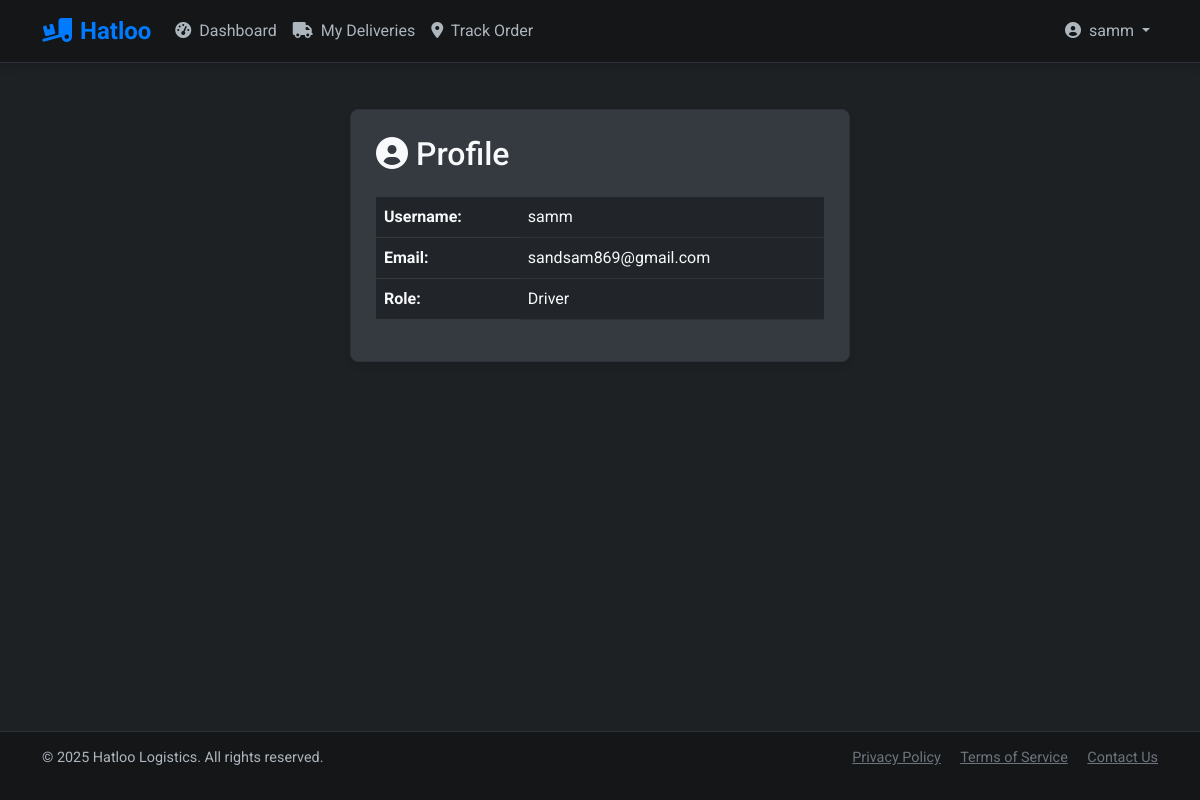
Screenshot of /auth/profile (signed in) with the database file from the repository.
### models.py (models this page shows, shortened)
class User(UserMixin, db.Model):
    id = db.Column(db.Integer, primary_key=True)
    username = db.Column(db.String(64), unique=True, nullable=False)
    email = db.Column(db.String(120), unique=True, nullable=False)
    password_hash = db.Column(db.String(256), nullable=False)
    role = db.Column(db.String(20), nullable=False, default=ROLE_CUSTOMER)
    created_at = db.Column(db.DateTime, default=datetime.utcnow)
    orders = db.relationship('Order', backref='customer', lazy='dynamic',
                            foreign_keys='Order.customer_id')
    def is_admin(self):
        return self.role == ROLE_ADMIN
    def is_driver(self):
        return self.role == ROLE_DRIVER

### routes/auth.py (the view)
@auth_bp.route('/profile')
@login_required
def profile():
    return render_template('auth/profile.html', user=current_user)

### templates/auth/profile.html (shortened to what this page needs)
{% extends "layout.html" %}
{% block content %}
<div class="content-card" style="max-width: 500px; margin: 0 auto;">
    <h2 class="mb-4"><i class="fas fa-user-circle me-2"></i>Profile</h2>
    <table class="table table-dark">
        <tr>
            <th>Username:</th>
            <td>{{ user.username }}</td>
        </tr>
        <tr>
            <th>Email:</th>
            <td>{{ user.email }}</td>
        </tr>
        <tr>
            <th>Role:</th>
            <td>{{ user.role|capitalize }}</td>
        </tr>
    </table>
</div>
{% endblock %}

### templates/layout.html (shortened to what this page needs)
<!DOCTYPE html>
<html lang="en">
<head>
    <link href="https://cdn.jsdelivr.net/npm/bootstrap@5.2.3/dist/css/bootstrap.min.css" rel="stylesheet">
    <link href="https://cdnjs.cloudflare.com/ajax/libs/font-awesome/6.0.0/css/all.min.css" rel="stylesheet">
    <link rel="stylesheet" href="https://unpkg.com/leaflet@1.7.1/dist/leaflet.css" />
    <link rel="stylesheet" href="{{ url_for('static', filename='css/style.css') }}">
</head>
<body class="dark-mode">
    <nav class="navbar navbar-expand-lg navbar-dark bg-dark">
        <div class="container">
            <a class="navbar-brand" href="{{ url_for('index') }}">
                <i class="fas fa-truck-loading me-2"></i>Hatloo
            </a>
            <div class="collapse navbar-collapse" id="navbarNav">
                <ul class="navbar-nav me-auto">
                    {% if current_user.is_authenticated %}
                        {% if current_user.is_admin() %}
                            <li class="nav-item">
                                <a class="nav-link {% if request.endpoint == 'admin.dashboard' %}active{% endif %}" href="{{ url_for('admin.dashboard') }}">
                                    <i class="fas fa-tachometer-alt me-1"></i> Dashboard
                                </a>
                            </li>
                            <li class="nav-item">
                                <a class="nav-link {% if request.endpoint == 'admin.orders' %}active{% endif %}" href="{{ url_for('admin.orders') }}">
                                    <i class="fas fa-clipboard-list me-1"></i> Orders
                                </a>
                            </li>
                            <li class="nav-item">
                                <a class="nav-link {% if request.endpoint == 'admin.drivers' %}active{% endif %}" href="{{ url_for('admin.drivers') }}">
                                    <i class="fas fa-users me-1"></i> Drivers
                                </a>
                            </li>
                            <li class="nav-item">
                                <a class="nav-link {% if request.endpoint == 'analytics.dashboard' %}active{% endif %}" href="{{ url_for('analytics.dashboard') }}">
                                    <i class="fas fa-chart-line me-1"></i> Analytics
                                </a>
                            </li>
                        {% elif current_user.is_driver() %}
                            <li class="nav-item">
                                <a class="nav-link {% if request.endpoint == 'drivers.dashboard' %}active{% endif %}" href="{{ url_for('drivers.dashboard') }}">
                                    <i class="fas fa-tachometer-alt me-1"></i> Dashboard
                                </a>
                            </li>
                            <li class="nav-item">
                                <a class="nav-link {% if request.endpoint == 'drivers.orders' %}active{% endif %}" href="{{ url_for('drivers.orders') }}">
                                    <i class="fas fa-truck me-1"></i> My Deliveries
                                </a>
                            </li>
                        {% endif %}
                    {% endif %}
                    <li class="nav-item">
                        <a class="nav-link {% if request.endpoint == 'orders.track' %}active{% endif %}" href="{{ url_for('orders.track') }}">
                            <i class="fas fa-map-marker-alt me-1"></i> Track Order
                        </a>
                    </li>
                </ul>
                <ul class="navbar-nav">
                    {% if current_user.is_authenticated %}
                        <li class="nav-item dropdown">
                            <a class="nav-link dropdown-toggle" href="#" id="navbarDropdown" role="button" data-bs-toggle="dropdown" aria-expanded="false">
                                <i class="fas fa-user-circle me-1"></i> {{ current_user.username }}
                            </a>
                        </li>
                    {% endif %}
                </ul>
            </div>
        </div>
    </nav>
    <div class="container main-container">
        {% block content %}{% endblock %}
    </div>
    <footer class="footer">
        <div class="container">
            <div class="row">
                <div class="col-md-6 text-center text-md-start">
                    <p>&copy; 2025 Hatloo Logistics. All rights reserved.</p>
                </div>
                <div class="col-md-6 text-center text-md-end">
                    <a href="#" class="text-muted me-3">Privacy Policy</a>
                    <a href="#" class="text-muted me-3">Terms of Service</a>
                    <a href="#" class="text-muted">Contact Us</a>
                </div>
            </div>
        </div>
    </footer>
</body>
</html>

### static/css/style.css (style rules this page uses)
:root { --primary: #007bff; --secondary: #6c757d; --success: #28a745; --danger: #dc3545; --warning: #ffc107; --info: #17a2b8; --dark: #1e2124; --darker: #141618; --light-gray: #343a40; --medium-gray: #2a2e33; --text-primary: #f8f9fa; --text-secondary: #adb5bd; --border-color: #2d3238; }
body { background-color: var(--dark); color: var(--text-primary); font-family: 'Roboto', sans-serif; margin: 0; padding: 0; min-height: 100vh; display: flex; flex-direction: column; }
.navbar { background-color: var(--darker) !important; border-bottom: 1px solid var(--border-color); box-shadow: 0 2px 10px rgba(0, 0, 0, 0.2); }
.navbar-brand { font-weight: 700; font-size: 1.5rem; color: var(--primary) !important; }
.navbar-dark .navbar-nav .nav-link { color: var(--text-secondary); transition: color 0.3s; }
.main-container { flex: 1; padding: 30px 15px; }
.content-card { background-color: var(--light-gray); border-radius: 8px; border: 1px solid var(--border-color); padding: 25px; margin-bottom: 25px; box-shadow: 0 4px 6px rgba(0, 0, 0, 0.1); }
.table { color: var(--text-primary); }
.table-dark { background-color: var(--light-gray); }
.table-dark tbody td { border-color: var(--border-color); }
footer { background-color: var(--darker); border-top: 1px solid var(--border-color); padding: 15px 0; text-align: center; font-size: 0.9rem; color: var(--text-secondary); margin-top: auto; }

### rows the page displays
User: username "samm", email "sandsam869@gmail.com", role "Driver"
